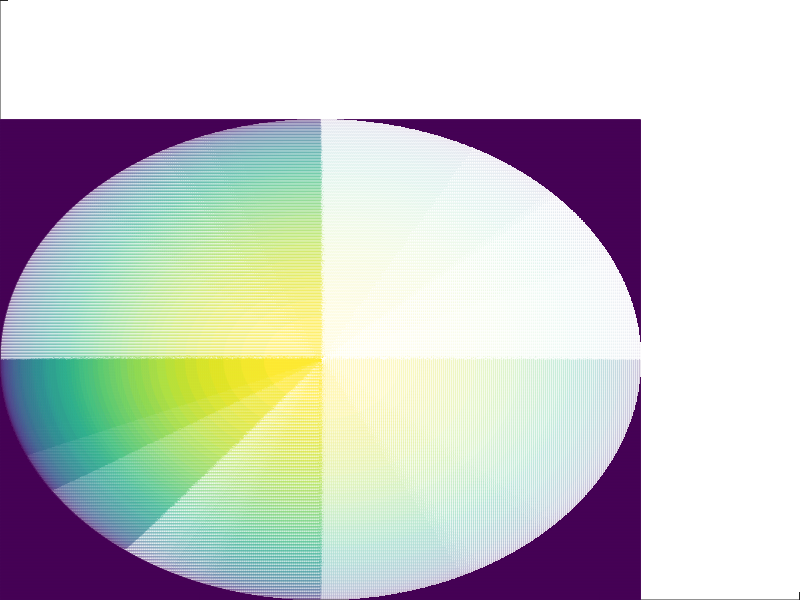

Write MATLAB code to recreate this figure.
close all
figure('Units', 'normalized', 'Position', [0 0 1 1], ...
           'Color', 'black', 'MenuBar', 'none', ...
           'ToolBar', 'none', 'WindowState', 'fullscreen');
ax = axes('Color', 'black', 'Position', [0 0 1 1]);
    hold on;

r = 80;
[x, y] = meshgrid(-r:0.1:r);
z = sqrt(r^2-x.^2-y.^2);
mesh(real(z));
hold on 
